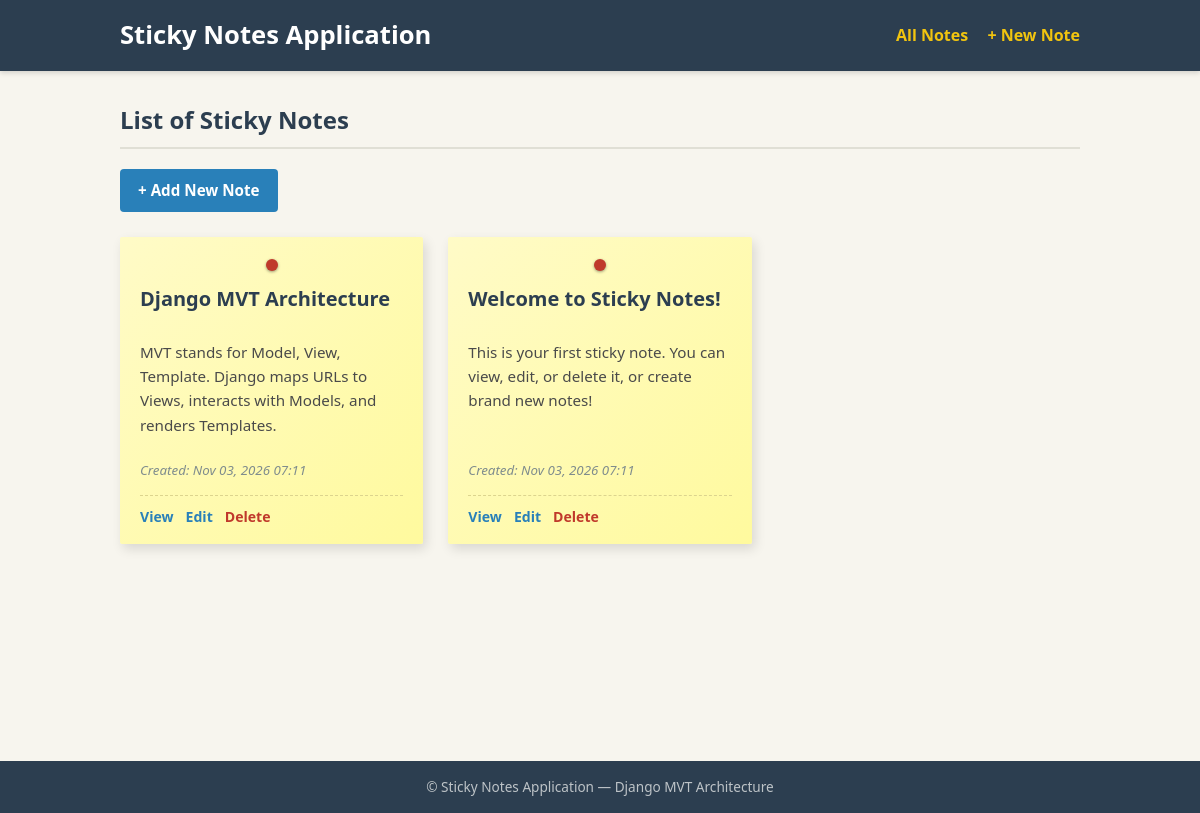
The page / on the database its author committed.
### notes/models.py (models this page shows, shortened)
class Note(models.Model):
    title = models.CharField(max_length=255)
    content = models.TextField()
    created_at = models.DateTimeField(auto_now_add=True)

### notes/views.py (the view)
# urls.py: path("", note_list, name="note_list"),
def note_list(request):
    notes = Note.objects.all().order_by('-created_at')
    context = {
        "notes": notes,
        "page_title": "List of Sticky Notes",
    }
    return render(request, "notes/note_list.html", context)

### notes/templates/notes/note_list.html (shortened to what this page needs)
{% extends 'base.html' %}
{% block content %}
<h2>{{ page_title }}</h2>
<div class="actions-bar">
    <a href="{% url 'note_create' %}" class="btn btn-primary">+ Add New Note</a>
</div>
{% if notes %}
<div class="notes-grid">
    {% for note in notes %}
    <div class="sticky-note">
        <div class="pin"></div>
        <h3>
            <a href="{% url 'note_detail' pk=note.pk %}">{{ note.title }}</a>
        </h3>
        <p class="note-content">{{ note.content }}</p>
        <p class="note-date"><small>Created: {{ note.created_at|date:"M d, Y H:i" }}</small></p>
        <div class="note-actions">
            <a href="{% url 'note_detail' pk=note.pk %}" class="btn-action">View</a>
            <a href="{% url 'note_update' pk=note.pk %}" class="btn-action">Edit</a>
            <a href="{% url 'note_delete' pk=note.pk %}" class="btn-action btn-danger">Delete</a>
        </div>
    </div>
    {% endfor %}
</div>
{% else %}
<p class="empty-state">No sticky notes found. Click "Add New Note" to create one!</p>
{% endif %}
{% endblock %}

### notes/templates/base.html (shortened to what this page needs)
{% load static %}
<!DOCTYPE html>
<html lang="en">
<head>
    <link rel="stylesheet" href="{% static 'notes/styles.css' %}" />
</head>
<body>
    <header>
        <div class="header-container">
            <h1>
                {% block header %}
                Sticky Notes Application
                {% endblock header %}
            </h1>
            <nav>
                <a href="{% url 'note_list' %}">All Notes</a>
                <a href="{% url 'note_create' %}">+ New Note</a>
            </nav>
        </div>
    </header>
    <main>
        {% block content %}
        {% endblock content %}
    </main>
    <footer>
        <p>&copy; Sticky Notes Application &mdash; Django MVT Architecture</p>
    </footer>
</body>
</html>

### notes/static/notes/styles.css (style rules this page uses)
body { font-family: "Segoe UI", Arial, Helvetica, sans-serif; margin: 0; padding: 0; background-color: #f7f5ee; color: #333333; line-height: 1.6; }
header { background-color: #2c3e50; color: #ffffff; padding: 15px 20px; box-shadow: 0 2px 5px rgba(0, 0, 0, 0.15); }
.header-container { max-width: 960px; margin: 0 auto; display: flex; justify-content: space-between; align-items: center; flex-wrap: wrap; }
header h1 { margin: 0; font-size: 1.6rem; }
header nav a { color: #f1c40f; text-decoration: none; font-weight: bold; margin-left: 15px; font-size: 1rem; }
main { max-width: 960px; margin: 30px auto; padding: 0 20px; min-height: calc(100vh - 180px); }
h2 { color: #2c3e50; margin-bottom: 20px; border-bottom: 2px solid #e0dfd5; padding-bottom: 8px; }
.actions-bar { margin-bottom: 25px; }
.btn { display: inline-block; padding: 9px 18px; font-size: 0.95rem; font-weight: 600; border-radius: 4px; text-decoration: none; cursor: pointer; border: none; transition: background-color 0.2s ease; }
.btn-primary { background-color: #2980b9; color: #ffffff; }
.btn-danger { background-color: #c0392b; color: #ffffff; }
.notes-grid { display: grid; grid-template-columns: repeat(auto-fill, minmax(260px, 1fr)); gap: 25px; }
.sticky-note { background-color: #fff8a6; background: linear-gradient(135deg, #fffbc7 0%, #fffa9e 100%); padding: 22px 20px 16px 20px; border-radius: 2px; box-shadow: 3px 5px 12px rgba(0, 0, 0, 0.12); position: relative; display: flex; flex-direction: column; justify-content: space-between; transition: transform 0.2s ease, box-shadow 0.2s ease; }
.pin { width: 12px; height: 12px; background-color: #c0392b; border-radius: 50%; margin: 0 auto 12px auto; box-shadow: 0 1px 3px rgba(0, 0, 0, 0.4); }
.sticky-note h3 { margin-top: 0; margin-bottom: 10px; font-size: 1.25rem; }
.sticky-note h3 a { color: #2c3e50; text-decoration: none; }
.sticky-note .note-content { white-space: pre-line; color: #4a4a4a; font-size: 0.95rem; flex-grow: 1; margin-bottom: 15px; }
.sticky-note .note-date { color: #7f8c8d; margin: 5px 0 12px 0; font-style: italic; }
.sticky-note .note-actions { display: flex; gap: 12px; border-top: 1px dashed #dcd48e; padding-top: 10px; }
.btn-action { color: #2980b9; text-decoration: none; font-size: 0.88rem; font-weight: 600; }
.btn-action.btn-danger { color: #c0392b; background: none; padding: 0; }
footer { background-color: #2c3e50; color: #bdc3c7; text-align: center; padding: 15px; font-size: 0.85rem; margin-top: 40px; }
footer p { margin: 0; }

### rows shown on the page
Note: title "Django MVT Architecture", content "MVT stands for Model, View, Template. Django maps URLs to Views, interacts with Models, and renders Templates.", created_at "Nov 03, 2026 07:11"
Note: title "Welcome to Sticky Notes!", content "This is your first sticky note. You can view, edit, or delete it, or create brand new notes!", created_at "Nov 03, 2026 07:11"

### other values the page prints
{{ page_title }} "List of Sticky Notes"
